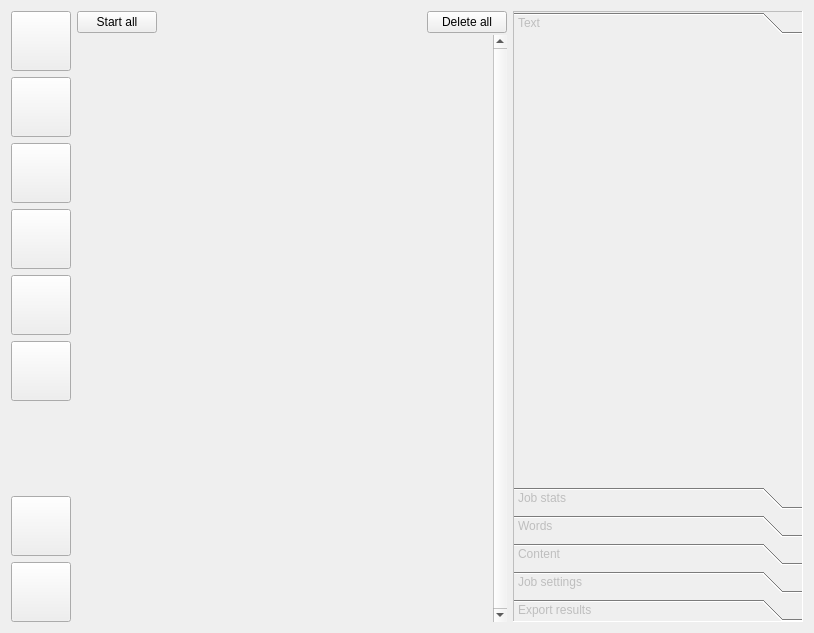
<?xml version="1.0" encoding="UTF-8"?>
<ui version="4.0">
 <class>Widget</class>
 <widget class="QWidget" name="Widget">
  <property name="geometry">
   <rect>
    <x>0</x>
    <y>0</y>
    <width>814</width>
    <height>633</height>
   </rect>
  </property>
  <property name="minimumSize">
   <size>
    <width>0</width>
    <height>0</height>
   </size>
  </property>
  <property name="maximumSize">
   <size>
    <width>16777215</width>
    <height>654654</height>
   </size>
  </property>
  <property name="windowTitle">
   <string>Widget</string>
  </property>
  <layout class="QHBoxLayout" name="horizontalLayout" stretch="0,0,100">
   <item>
    <layout class="QVBoxLayout" name="verticalLayout">
     <item>
      <widget class="QPushButton" name="btnFromTxt">
       <property name="sizePolicy">
        <sizepolicy hsizetype="Fixed" vsizetype="Fixed">
         <horstretch>0</horstretch>
         <verstretch>0</verstretch>
        </sizepolicy>
       </property>
       <property name="minimumSize">
        <size>
         <width>60</width>
         <height>60</height>
        </size>
       </property>
       <property name="maximumSize">
        <size>
         <width>60</width>
         <height>60</height>
        </size>
       </property>
       <property name="text">
        <string/>
       </property>
       <property name="icon">
        <iconset resource="res.qrc">
         <normaloff>:/img/paste.png</normaloff>:/img/paste.png</iconset>
       </property>
       <property name="iconSize">
        <size>
         <width>50</width>
         <height>50</height>
        </size>
       </property>
      </widget>
     </item>
     <item>
      <widget class="QPushButton" name="btnFromTxtFile">
       <property name="sizePolicy">
        <sizepolicy hsizetype="Fixed" vsizetype="Fixed">
         <horstretch>0</horstretch>
         <verstretch>0</verstretch>
        </sizepolicy>
       </property>
       <property name="minimumSize">
        <size>
         <width>60</width>
         <height>60</height>
        </size>
       </property>
       <property name="maximumSize">
        <size>
         <width>60</width>
         <height>60</height>
        </size>
       </property>
       <property name="text">
        <string/>
       </property>
       <property name="icon">
        <iconset resource="res.qrc">
         <normaloff>:/img/txt.png</normaloff>:/img/txt.png</iconset>
       </property>
       <property name="iconSize">
        <size>
         <width>50</width>
         <height>50</height>
        </size>
       </property>
      </widget>
     </item>
     <item>
      <widget class="QPushButton" name="btnFromDOCX">
       <property name="sizePolicy">
        <sizepolicy hsizetype="Fixed" vsizetype="Fixed">
         <horstretch>0</horstretch>
         <verstretch>0</verstretch>
        </sizepolicy>
       </property>
       <property name="minimumSize">
        <size>
         <width>60</width>
         <height>60</height>
        </size>
       </property>
       <property name="maximumSize">
        <size>
         <width>60</width>
         <height>60</height>
        </size>
       </property>
       <property name="text">
        <string/>
       </property>
       <property name="icon">
        <iconset resource="res.qrc">
         <normaloff>:/img/word.png</normaloff>:/img/word.png</iconset>
       </property>
       <property name="iconSize">
        <size>
         <width>50</width>
         <height>50</height>
        </size>
       </property>
      </widget>
     </item>
     <item>
      <widget class="QPushButton" name="btnFromOO">
       <property name="sizePolicy">
        <sizepolicy hsizetype="Fixed" vsizetype="Fixed">
         <horstretch>0</horstretch>
         <verstretch>0</verstretch>
        </sizepolicy>
       </property>
       <property name="minimumSize">
        <size>
         <width>60</width>
         <height>60</height>
        </size>
       </property>
       <property name="maximumSize">
        <size>
         <width>60</width>
         <height>60</height>
        </size>
       </property>
       <property name="text">
        <string/>
       </property>
       <property name="icon">
        <iconset resource="res.qrc">
         <normaloff>:/img/oo.png</normaloff>:/img/oo.png</iconset>
       </property>
       <property name="iconSize">
        <size>
         <width>50</width>
         <height>50</height>
        </size>
       </property>
      </widget>
     </item>
     <item>
      <widget class="QPushButton" name="btnFromHTML">
       <property name="sizePolicy">
        <sizepolicy hsizetype="Fixed" vsizetype="Fixed">
         <horstretch>0</horstretch>
         <verstretch>0</verstretch>
        </sizepolicy>
       </property>
       <property name="minimumSize">
        <size>
         <width>60</width>
         <height>60</height>
        </size>
       </property>
       <property name="maximumSize">
        <size>
         <width>60</width>
         <height>60</height>
        </size>
       </property>
       <property name="text">
        <string/>
       </property>
       <property name="icon">
        <iconset resource="res.qrc">
         <normaloff>:/img/html.png</normaloff>:/img/html.png</iconset>
       </property>
       <property name="iconSize">
        <size>
         <width>50</width>
         <height>50</height>
        </size>
       </property>
      </widget>
     </item>
     <item>
      <widget class="QPushButton" name="btnFromURL">
       <property name="sizePolicy">
        <sizepolicy hsizetype="Fixed" vsizetype="Fixed">
         <horstretch>0</horstretch>
         <verstretch>0</verstretch>
        </sizepolicy>
       </property>
       <property name="minimumSize">
        <size>
         <width>60</width>
         <height>60</height>
        </size>
       </property>
       <property name="maximumSize">
        <size>
         <width>60</width>
         <height>60</height>
        </size>
       </property>
       <property name="text">
        <string/>
       </property>
       <property name="icon">
        <iconset resource="res.qrc">
         <normaloff>:/img/url.png</normaloff>:/img/url.png</iconset>
       </property>
       <property name="iconSize">
        <size>
         <width>50</width>
         <height>50</height>
        </size>
       </property>
      </widget>
     </item>
     <item>
      <spacer name="verticalSpacer">
       <property name="orientation">
        <enum>Qt::Vertical</enum>
       </property>
       <property name="sizeHint" stdset="0">
        <size>
         <width>20</width>
         <height>40</height>
        </size>
       </property>
      </spacer>
     </item>
     <item>
      <widget class="QPushButton" name="btnSettings">
       <property name="sizePolicy">
        <sizepolicy hsizetype="Fixed" vsizetype="Fixed">
         <horstretch>0</horstretch>
         <verstretch>0</verstretch>
        </sizepolicy>
       </property>
       <property name="minimumSize">
        <size>
         <width>60</width>
         <height>60</height>
        </size>
       </property>
       <property name="maximumSize">
        <size>
         <width>60</width>
         <height>60</height>
        </size>
       </property>
       <property name="text">
        <string/>
       </property>
       <property name="icon">
        <iconset resource="res.qrc">
         <normaloff>:/img/settings.png</normaloff>:/img/settings.png</iconset>
       </property>
       <property name="iconSize">
        <size>
         <width>50</width>
         <height>50</height>
        </size>
       </property>
      </widget>
     </item>
     <item>
      <widget class="QPushButton" name="btnQuit">
       <property name="sizePolicy">
        <sizepolicy hsizetype="Fixed" vsizetype="Fixed">
         <horstretch>0</horstretch>
         <verstretch>0</verstretch>
        </sizepolicy>
       </property>
       <property name="minimumSize">
        <size>
         <width>60</width>
         <height>60</height>
        </size>
       </property>
       <property name="maximumSize">
        <size>
         <width>60</width>
         <height>60</height>
        </size>
       </property>
       <property name="text">
        <string/>
       </property>
       <property name="icon">
        <iconset resource="res.qrc">
         <normaloff>:/img/delete.png</normaloff>:/img/delete.png</iconset>
       </property>
       <property name="iconSize">
        <size>
         <width>50</width>
         <height>50</height>
        </size>
       </property>
      </widget>
     </item>
    </layout>
   </item>
   <item>
    <layout class="QVBoxLayout" name="verticalLayout_4">
     <property name="spacing">
      <number>2</number>
     </property>
     <item>
      <layout class="QVBoxLayout" name="settingsLayout">
       <property name="spacing">
        <number>0</number>
       </property>
      </layout>
     </item>
     <item>
      <layout class="QHBoxLayout" name="horizontalLayout_3">
       <item>
        <widget class="QPushButton" name="btnStartAllJobs">
         <property name="text">
          <string>Start all</string>
         </property>
         <property name="icon">
          <iconset resource="res.qrc">
           <normaloff>:/img/start.png</normaloff>:/img/start.png</iconset>
         </property>
        </widget>
       </item>
       <item>
        <spacer name="horizontalSpacer">
         <property name="orientation">
          <enum>Qt::Horizontal</enum>
         </property>
         <property name="sizeHint" stdset="0">
          <size>
           <width>40</width>
           <height>20</height>
          </size>
         </property>
        </spacer>
       </item>
       <item>
        <widget class="QPushButton" name="btnDeleteAllJobs">
         <property name="text">
          <string>Delete all</string>
         </property>
         <property name="icon">
          <iconset resource="res.qrc">
           <normaloff>:/img/delete.png</normaloff>:/img/delete.png</iconset>
         </property>
        </widget>
       </item>
      </layout>
     </item>
     <item>
      <widget class="QScrollArea" name="scrollArea">
       <property name="sizePolicy">
        <sizepolicy hsizetype="Fixed" vsizetype="MinimumExpanding">
         <horstretch>0</horstretch>
         <verstretch>0</verstretch>
        </sizepolicy>
       </property>
       <property name="minimumSize">
        <size>
         <width>430</width>
         <height>0</height>
        </size>
       </property>
       <property name="maximumSize">
        <size>
         <width>600</width>
         <height>16777215</height>
        </size>
       </property>
       <property name="frameShape">
        <enum>QFrame::NoFrame</enum>
       </property>
       <property name="frameShadow">
        <enum>QFrame::Sunken</enum>
       </property>
       <property name="lineWidth">
        <number>1</number>
       </property>
       <property name="verticalScrollBarPolicy">
        <enum>Qt::ScrollBarAlwaysOn</enum>
       </property>
       <property name="widgetResizable">
        <bool>true</bool>
       </property>
       <property name="alignment">
        <set>Qt::AlignHCenter|Qt::AlignTop</set>
       </property>
       <widget class="QWidget" name="scrollAreaWidgetContents">
        <property name="geometry">
         <rect>
          <x>0</x>
          <y>0</y>
          <width>414</width>
          <height>579</height>
         </rect>
        </property>
        <property name="sizePolicy">
         <sizepolicy hsizetype="Preferred" vsizetype="Preferred">
          <horstretch>0</horstretch>
          <verstretch>0</verstretch>
         </sizepolicy>
        </property>
        <property name="autoFillBackground">
         <bool>true</bool>
        </property>
        <layout class="QVBoxLayout" name="verticalLayout_3">
         <property name="spacing">
          <number>0</number>
         </property>
         <property name="sizeConstraint">
          <enum>QLayout::SetDefaultConstraint</enum>
         </property>
         <property name="margin">
          <number>0</number>
         </property>
         <item>
          <layout class="QVBoxLayout" name="jobLayout">
           <property name="spacing">
            <number>2</number>
           </property>
           <property name="sizeConstraint">
            <enum>QLayout::SetDefaultConstraint</enum>
           </property>
          </layout>
         </item>
        </layout>
       </widget>
      </widget>
     </item>
    </layout>
   </item>
   <item>
    <widget class="QToolBox" name="toolBox">
     <property name="enabled">
      <bool>false</bool>
     </property>
     <property name="frameShape">
      <enum>QFrame::Panel</enum>
     </property>
     <property name="frameShadow">
      <enum>QFrame::Sunken</enum>
     </property>
     <property name="currentIndex">
      <number>0</number>
     </property>
     <widget class="QWidget" name="page_6">
      <attribute name="label">
       <string>Text</string>
      </attribute>
     </widget>
     <widget class="QWidget" name="page">
      <property name="geometry">
       <rect>
        <x>0</x>
        <y>-1</y>
        <width>272</width>
        <height>452</height>
       </rect>
      </property>
      <attribute name="label">
       <string>Job stats</string>
      </attribute>
      <layout class="QVBoxLayout" name="verticalLayout_5">
       <property name="spacing">
        <number>2</number>
       </property>
       <property name="margin">
        <number>5</number>
       </property>
       <item>
        <widget class="QGroupBox" name="groupBox">
         <property name="title">
          <string>Count:</string>
         </property>
         <property name="alignment">
          <set>Qt::AlignCenter</set>
         </property>
         <layout class="QVBoxLayout" name="verticalLayout_2">
          <property name="margin">
           <number>5</number>
          </property>
          <item>
           <layout class="QFormLayout" name="formLayout_3">
            <property name="labelAlignment">
             <set>Qt::AlignRight|Qt::AlignTrailing|Qt::AlignVCenter</set>
            </property>
            <item row="5" column="0">
             <widget class="QLabel" name="label_11">
              <property name="text">
               <string>Sentences:</string>
              </property>
              <property name="alignment">
               <set>Qt::AlignRight|Qt::AlignTrailing|Qt::AlignVCenter</set>
              </property>
             </widget>
            </item>
            <item row="4" column="0">
             <widget class="QLabel" name="label_7">
              <property name="text">
               <string>Text characters:</string>
              </property>
              <property name="alignment">
               <set>Qt::AlignRight|Qt::AlignTrailing|Qt::AlignVCenter</set>
              </property>
             </widget>
            </item>
            <item row="3" column="0">
             <widget class="QLabel" name="label_3">
              <property name="text">
               <string>Unique words:</string>
              </property>
              <property name="alignment">
               <set>Qt::AlignRight|Qt::AlignTrailing|Qt::AlignVCenter</set>
              </property>
             </widget>
            </item>
            <item row="2" column="0">
             <widget class="QLabel" name="label_5">
              <property name="text">
               <string>Total characters:</string>
              </property>
              <property name="alignment">
               <set>Qt::AlignRight|Qt::AlignTrailing|Qt::AlignVCenter</set>
              </property>
             </widget>
            </item>
            <item row="1" column="0">
             <widget class="QLabel" name="label">
              <property name="text">
               <string>Total words:</string>
              </property>
              <property name="alignment">
               <set>Qt::AlignRight|Qt::AlignTrailing|Qt::AlignVCenter</set>
              </property>
             </widget>
            </item>
            <item row="0" column="0">
             <widget class="QLabel" name="label_9">
              <property name="text">
               <string>Separators:</string>
              </property>
              <property name="alignment">
               <set>Qt::AlignRight|Qt::AlignTrailing|Qt::AlignVCenter</set>
              </property>
             </widget>
            </item>
            <item row="0" column="1">
             <widget class="QLabel" name="label_2">
              <property name="text">
               <string>0</string>
              </property>
             </widget>
            </item>
            <item row="1" column="1">
             <widget class="QLabel" name="label_4">
              <property name="text">
               <string>0</string>
              </property>
             </widget>
            </item>
            <item row="2" column="1">
             <widget class="QLabel" name="label_6">
              <property name="text">
               <string>0</string>
              </property>
             </widget>
            </item>
            <item row="3" column="1">
             <widget class="QLabel" name="label_8">
              <property name="text">
               <string>0</string>
              </property>
             </widget>
            </item>
            <item row="4" column="1">
             <widget class="QLabel" name="label_10">
              <property name="text">
               <string>0</string>
              </property>
             </widget>
            </item>
            <item row="5" column="1">
             <widget class="QLabel" name="label_12">
              <property name="text">
               <string>0</string>
              </property>
             </widget>
            </item>
           </layout>
          </item>
         </layout>
        </widget>
       </item>
       <item>
        <widget class="QGroupBox" name="groupBox_2">
         <property name="title">
          <string>Performance:</string>
         </property>
         <property name="alignment">
          <set>Qt::AlignCenter</set>
         </property>
         <layout class="QHBoxLayout" name="horizontalLayout_4">
          <property name="margin">
           <number>5</number>
          </property>
          <item>
           <layout class="QFormLayout" name="formLayout_4">
            <property name="labelAlignment">
             <set>Qt::AlignRight|Qt::AlignTrailing|Qt::AlignVCenter</set>
            </property>
            <item row="1" column="0">
             <widget class="QLabel" name="label_15">
              <property name="text">
               <string>CPI:</string>
              </property>
              <property name="alignment">
               <set>Qt::AlignRight|Qt::AlignTrailing|Qt::AlignVCenter</set>
              </property>
             </widget>
            </item>
            <item row="0" column="0">
             <widget class="QLabel" name="label_13">
              <property name="text">
               <string>Time:</string>
              </property>
              <property name="alignment">
               <set>Qt::AlignRight|Qt::AlignTrailing|Qt::AlignVCenter</set>
              </property>
             </widget>
            </item>
            <item row="0" column="1">
             <widget class="QLabel" name="label_14">
              <property name="text">
               <string>0</string>
              </property>
             </widget>
            </item>
            <item row="1" column="1">
             <widget class="QLabel" name="label_16">
              <property name="text">
               <string>0</string>
              </property>
             </widget>
            </item>
           </layout>
          </item>
         </layout>
        </widget>
       </item>
       <item>
        <widget class="QGroupBox" name="groupBox_3">
         <property name="title">
          <string>Cost:</string>
         </property>
         <property name="alignment">
          <set>Qt::AlignCenter</set>
         </property>
         <layout class="QHBoxLayout" name="horizontalLayout_5">
          <property name="margin">
           <number>5</number>
          </property>
          <item>
           <layout class="QFormLayout" name="formLayout_5">
            <property name="labelAlignment">
             <set>Qt::AlignRight|Qt::AlignTrailing|Qt::AlignVCenter</set>
            </property>
            <item row="0" column="0">
             <widget class="QLabel" name="label_17">
              <property name="text">
               <string>Text cost:</string>
              </property>
             </widget>
            </item>
            <item row="0" column="1">
             <widget class="QLabel" name="label_18">
              <property name="text">
               <string>0</string>
              </property>
             </widget>
            </item>
           </layout>
          </item>
         </layout>
        </widget>
       </item>
       <item>
        <widget class="QGroupBox" name="groupBox_4">
         <property name="styleSheet">
          <string notr="true"/>
         </property>
         <property name="title">
          <string>Readability:</string>
         </property>
         <property name="alignment">
          <set>Qt::AlignCenter</set>
         </property>
         <layout class="QHBoxLayout" name="horizontalLayout_6">
          <property name="margin">
           <number>5</number>
          </property>
          <item>
           <layout class="QFormLayout" name="formLayout_2">
            <property name="fieldGrowthPolicy">
             <enum>QFormLayout::AllNonFixedFieldsGrow</enum>
            </property>
            <property name="labelAlignment">
             <set>Qt::AlignRight|Qt::AlignTrailing|Qt::AlignVCenter</set>
            </property>
            <item row="0" column="0">
             <widget class="QLabel" name="label_20">
              <property name="text">
               <string>ARI:</string>
              </property>
             </widget>
            </item>
            <item row="1" column="0">
             <widget class="QLabel" name="label_24">
              <property name="text">
               <string>GFI:</string>
              </property>
             </widget>
            </item>
            <item row="2" column="0">
             <widget class="QLabel" name="label_22">
              <property name="text">
               <string>CLI:</string>
              </property>
             </widget>
            </item>
            <item row="3" column="0">
             <widget class="QLabel" name="label_26">
              <property name="text">
               <string>LIX:</string>
              </property>
             </widget>
            </item>
            <item row="4" column="0">
             <widget class="QLabel" name="label_19">
              <property name="text">
               <string>SMOG:</string>
              </property>
             </widget>
            </item>
            <item row="5" column="0">
             <widget class="QLabel" name="label_21">
              <property name="text">
               <string>SRF:</string>
              </property>
             </widget>
            </item>
            <item row="6" column="0">
             <widget class="QLabel" name="label_23">
              <property name="text">
               <string>RRE:</string>
              </property>
             </widget>
            </item>
            <item row="7" column="0">
             <widget class="QLabel" name="label_25">
              <property name="text">
               <string>FKRT:</string>
              </property>
             </widget>
            </item>
            <item row="8" column="0">
             <widget class="QLabel" name="label_27">
              <property name="text">
               <string>DCRF:</string>
              </property>
             </widget>
            </item>
            <item row="0" column="1">
             <widget class="QLabel" name="label_28">
              <property name="text">
               <string>0</string>
              </property>
             </widget>
            </item>
            <item row="1" column="1">
             <widget class="QLabel" name="label_29">
              <property name="text">
               <string>0</string>
              </property>
             </widget>
            </item>
            <item row="2" column="1">
             <widget class="QLabel" name="label_30">
              <property name="text">
               <string>0</string>
              </property>
             </widget>
            </item>
            <item row="3" column="1">
             <widget class="QLabel" name="label_31">
              <property name="text">
               <string>0</string>
              </property>
             </widget>
            </item>
            <item row="4" column="1">
             <widget class="QLabel" name="label_32">
              <property name="text">
               <string>0</string>
              </property>
             </widget>
            </item>
            <item row="5" column="1">
             <widget class="QLabel" name="label_33">
              <property name="text">
               <string>0</string>
              </property>
             </widget>
            </item>
            <item row="6" column="1">
             <widget class="QLabel" name="label_34">
              <property name="text">
               <string>0</string>
              </property>
             </widget>
            </item>
            <item row="7" column="1">
             <widget class="QLabel" name="label_35">
              <property name="text">
               <string>0</string>
              </property>
             </widget>
            </item>
            <item row="8" column="1">
             <widget class="QLabel" name="label_36">
              <property name="text">
               <string>0</string>
              </property>
             </widget>
            </item>
           </layout>
          </item>
         </layout>
        </widget>
       </item>
       <item>
        <spacer name="verticalSpacer_2">
         <property name="orientation">
          <enum>Qt::Vertical</enum>
         </property>
         <property name="sizeHint" stdset="0">
          <size>
           <width>20</width>
           <height>40</height>
          </size>
         </property>
        </spacer>
       </item>
      </layout>
     </widget>
     <widget class="QWidget" name="page_2">
      <property name="geometry">
       <rect>
        <x>0</x>
        <y>0</y>
        <width>288</width>
        <height>451</height>
       </rect>
      </property>
      <attribute name="label">
       <string>Words</string>
      </attribute>
      <layout class="QVBoxLayout" name="verticalLayout_6">
       <property name="margin">
        <number>3</number>
       </property>
       <item>
        <widget class="QLineEdit" name="lineEdit"/>
       </item>
       <item>
        <layout class="QHBoxLayout" name="horizontalLayout_2">
         <item>
          <widget class="QPushButton" name="pushButton_11">
           <property name="text">
            <string>Filter</string>
           </property>
          </widget>
         </item>
         <item>
          <spacer name="horizontalSpacer_2">
           <property name="orientation">
            <enum>Qt::Horizontal</enum>
           </property>
           <property name="sizeHint" stdset="0">
            <size>
             <width>40</width>
             <height>20</height>
            </size>
           </property>
          </spacer>
         </item>
         <item>
          <widget class="QCheckBox" name="checkBox_2">
           <property name="text">
            <string>ignore case</string>
           </property>
          </widget>
         </item>
         <item>
          <widget class="QCheckBox" name="checkBox">
           <property name="text">
            <string>full words</string>
           </property>
          </widget>
         </item>
        </layout>
       </item>
       <item>
        <widget class="QTableWidget" name="tableWidget"/>
       </item>
      </layout>
     </widget>
     <widget class="QWidget" name="page_5">
      <property name="geometry">
       <rect>
        <x>0</x>
        <y>0</y>
        <width>288</width>
        <height>451</height>
       </rect>
      </property>
      <attribute name="label">
       <string>Content</string>
      </attribute>
     </widget>
     <widget class="QWidget" name="page_3">
      <property name="geometry">
       <rect>
        <x>0</x>
        <y>0</y>
        <width>288</width>
        <height>451</height>
       </rect>
      </property>
      <attribute name="label">
       <string>Job settings</string>
      </attribute>
     </widget>
     <widget class="QWidget" name="page_4">
      <property name="geometry">
       <rect>
        <x>0</x>
        <y>0</y>
        <width>288</width>
        <height>451</height>
       </rect>
      </property>
      <attribute name="label">
       <string>Export results</string>
      </attribute>
     </widget>
    </widget>
   </item>
  </layout>
 </widget>
 <layoutdefault spacing="6" margin="11"/>
 <resources>
  <include location="res.qrc"/>
 </resources>
 <connections/>
</ui>
